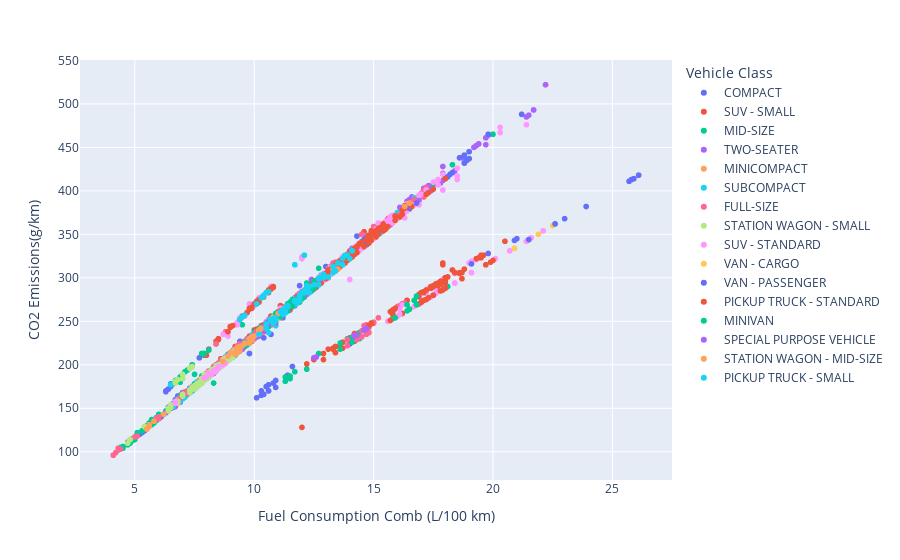

The code cell stored with this chart in its notebook:
### Code cell
# plotly scatter
fig = px.scatter(df_co2,
    x='Fuel Consumption Comb (L/100 km)',
    y='CO2 Emissions(g/km)',
    color='Vehicle Class',
    )
fig.update_layout(legend_x=1.02, legend_y=1)
fig.show()

### Figure 1 — Plotly figure (JSON) as saved in the notebook; plotly's stock layout.template omitted (floating-point values rounded to 4 significant figures; data arrays with more than 128 entries replaced by an {"elided": "..."} marker saying what was removed)
{"data": [{"hovertemplate": "Vehicle Class=COMPACT<br>Fuel Consumption Comb (L/100 km)=%{x}<br>CO2 Emissions(g/km)=%{y}<extra></extra>", "legendgroup": "COMPACT", "marker": {"color": "#636efa", "symbol": "circle"}, "mode": "markers", "name": "COMPACT", "showlegend": true, "type": "scattergl", "x": {"elided": "1022 float values"}, "xaxis": "x", "y": {"elided": "1022 int values"}, "yaxis": "y"}, {"hovertemplate": "Vehicle Class=SUV - SMALL<br>Fuel Consumption Comb (L/100 km)=%{x}<br>CO2 Emissions(g/km)=%{y}<extra></extra>", "legendgroup": "SUV - SMALL", "marker": {"color": "#EF553B", "symbol": "circle"}, "mode": "markers", "name": "SUV - SMALL", "showlegend": true, "type": "scattergl", "x": {"elided": "1217 float values"}, "xaxis": "x", "y": {"elided": "1217 int values"}, "yaxis": "y"}, {"hovertemplate": "Vehicle Class=MID-SIZE<br>Fuel Consumption Comb (L/100 km)=%{x}<br>CO2 Emissions(g/km)=%{y}<extra></extra>", "legendgroup": "MID-SIZE", "marker": {"color": "#00cc96", "symbol": "circle"}, "mode": "markers", "name": "MID-SIZE", "showlegend": true, "type": "scattergl", "x": {"elided": "1133 float values"}, "xaxis": "x", "y": {"elided": "1133 int values"}, "yaxis": "y"}, {"hovertemplate": "Vehicle Class=TWO-SEATER<br>Fuel Consumption Comb (L/100 km)=%{x}<br>CO2 Emissions(g/km)=%{y}<extra></extra>", "legendgroup": "TWO-SEATER", "marker": {"color": "#ab63fa", "symbol": "circle"}, "mode": "markers", "name": "TWO-SEATER", "showlegend": true, "type": "scattergl", "x": {"elided": "460 float values"}, "xaxis": "x", "y": {"elided": "460 int values"}, "yaxis": "y"}, {"hovertemplate": "Vehicle Class=MINICOMPACT<br>Fuel Consumption Comb (L/100 km)=%{x}<br>CO2 Emissions(g/km)=%{y}<extra></extra>", "legendgroup": "MINICOMPACT", "marker": {"color": "#FFA15A", "symbol": "circle"}, "mode": "markers", "name": "MINICOMPACT", "showlegend": true, "type": "scattergl", "x": {"elided": "326 float values"}, "xaxis": "x", "y": {"elided": "326 int values"}, "yaxis": "y"}, {"hovertemplate": "Vehicle Class=SUBCOMPACT<br>Fuel Consumption Comb (L/100 km)=%{x}<br>CO2 Emissions(g/km)=%{y}<extra></extra>", "legendgroup": "SUBCOMPACT", "marker": {"color": "#19d3f3", "symbol": "circle"}, "mode": "markers", "name": "SUBCOMPACT", "showlegend": true, "type": "scattergl", "x": {"elided": "606 float values"}, "xaxis": "x", "y": {"elided": "606 int values"}, "yaxis": "y"}, {"hovertemplate": "Vehicle Class=FULL-SIZE<br>Fuel Consumption Comb (L/100 km)=%{x}<br>CO2 Emissions(g/km)=%{y}<extra></extra>", "legendgroup": "FULL-SIZE", "marker": {"color": "#FF6692", "symbol": "circle"}, "mode": "markers", "name": "FULL-SIZE", "showlegend": true, "type": "scattergl", "x": {"elided": "639 float values"}, "xaxis": "x", "y": {"elided": "639 int values"}, "yaxis": "y"}, {"hovertemplate": "Vehicle Class=STATION WAGON - SMALL<br>Fuel Consumption Comb (L/100 km)=%{x}<br>CO2 Emissions(g/km)=%{y}<extra></extra>", "legendgroup": "STATION WAGON - SMALL", "marker": {"color": "#B6E880", "symbol": "circle"}, "mode": "markers", "name": "STATION WAGON - SMALL", "showlegend": true, "type": "scattergl", "x": {"elided": "252 float values"}, "xaxis": "x", "y": {"elided": "252 int values"}, "yaxis": "y"}, {"hovertemplate": "Vehicle Class=SUV - STANDARD<br>Fuel Consumption Comb (L/100 km)=%{x}<br>CO2 Emissions(g/km)=%{y}<extra></extra>", "legendgroup": "SUV - STANDARD", "marker": {"color": "#FF97FF", "symbol": "circle"}, "mode": "markers", "name": "SUV - STANDARD", "showlegend": true, "type": "scattergl", "x": {"elided": "735 float values"}, "xaxis": "x", "y": {"elided": "735 int values"}, "yaxis": "y"}, {"hovertemplate": "Vehicle Class=VAN - CARGO<br>Fuel Consumption Comb (L/100 km)=%{x}<br>CO2 Emissions(g/km)=%{y}<extra></extra>", "legendgroup": "VAN - CARGO", "marker": {"color": "#FECB52", "symbol": "circle"}, "mode": "markers", "name": "VAN - CARGO", "showlegend": true, "type": "scattergl", "x": [15.1, 15.9, 20.9, 16.5, 21.5, 16.5, 21.5, 16.5, 22.6, 16.2, 21.9, 17.2, 22.5, 15.1, 15.9, 20.9, 16.5, 21.5, 16.5, 21.5, 16.5, 22.6], "xaxis": "x", "y": [347, 366, 334, 380, 344, 380, 344, 380, 362, 373, 350, 396, 360, 347, 366, 334, 380, 344, 380, 344, 380, 362], "yaxis": "y"}, {"hovertemplate": "Vehicle Class=VAN - PASSENGER<br>Fuel Consumption Comb (L/100 km)=%{x}<br>CO2 Emissions(g/km)=%{y}<extra></extra>", "legendgroup": "VAN - PASSENGER", "marker": {"color": "#636efa", "symbol": "circle"}, "mode": "markers", "name": "VAN - PASSENGER", "showlegend": true, "type": "scattergl", "x": [16.5, 21.5, 16.5, 22.6, 18.0, 18.8, 25.7, 18.2, 18.9, 25.8, 16.8, 23.0, 21.2, 18.3, 23.9, 16.5, 21.5, 16.5, 22.6, 18.0, 18.8, 25.7, 18.2, 18.9, 25.8, 18.0, 18.8, 18.8, 25.9, 18.1, 19.0, 19.0, 26.1, 14.7, 14.8, 19.7, 18.0, 18.8, 18.8, 25.9, 18.1, 19.0, 19.0, 26.1, 18.8, 19.8, 14.6, 15.2, 21.0, 18.8, 19.8, 18.6, 19.0, 14.6, 15.1, 20.9, 18.6, 19.0, 14.7, 15.1, 14.7, 15.2, 14.5, 19.1, 15.0, 19.8], "xaxis": "x", "y": [380, 344, 380, 362, 414, 432, 411, 419, 435, 413, 386, 368, 488, 421, 382, 380, 344, 380, 362, 414, 432, 411, 419, 435, 413, 414, 432, 432, 414, 416, 437, 437, 418, 338, 340, 315, 414, 432, 432, 414, 416, 437, 437, 418, 441, 465, 342, 356, 345, 441, 465, 438, 445, 344, 354, 343, 438, 445, 345, 354, 346, 355, 340, 316, 352, 328], "yaxis": "y"}, {"hovertemplate": "Vehicle Class=PICKUP TRUCK - STANDARD<br>Fuel Consumption Comb (L/100 km)=%{x}<br>CO2 Emissions(g/km)=%{y}<extra></extra>", "legendgroup": "PICKUP TRUCK - STANDARD", "marker": {"color": "#EF553B", "symbol": "circle"}, "mode": "markers", "name": "PICKUP TRUCK - STANDARD", "showlegend": true, "type": "scattergl", "x": {"elided": "538 float values"}, "xaxis": "x", "y": {"elided": "538 int values"}, "yaxis": "y"}, {"hovertemplate": "Vehicle Class=MINIVAN<br>Fuel Consumption Comb (L/100 km)=%{x}<br>CO2 Emissions(g/km)=%{y}<extra></extra>", "legendgroup": "MINIVAN", "marker": {"color": "#00cc96", "symbol": "circle"}, "mode": "markers", "name": "MINIVAN", "showlegend": true, "type": "scattergl", "x": [12.0, 16.8, 11.8, 16.5, 10.6, 12.0, 9.7, 9.8, 11.1, 11.4, 15.9, 11.3, 12.4, 12.1, 12.0, 16.8, 11.8, 16.4, 10.6, 11.6, 11.4, 12.5, 9.6, 9.8, 10.5, 11.4, 15.9, 11.4, 12.5, 12.0, 16.8, 11.8, 16.4, 10.6, 11.6, 11.4, 12.5, 9.7, 9.8, 11.4, 12.5, 10.9, 10.6, 11.8, 16.7, 10.7, 11.6, 11.4, 12.5, 9.6, 9.8, 10.9, 11.7, 10.9, 10.6, 11.8, 16.7, 10.7, 10.6, 11.6, 11.4, 12.5, 10.9, 11.7, 10.9, 10.6, 11.8, 16.7, 10.7, 10.6, 11.5, 10.8, 11.7, 10.6, 10.6, 11.8, 10.6, 11.5, 11.0, 11.7], "xaxis": "x", "y": [276, 269, 271, 264, 244, 276, 223, 225, 255, 262, 254, 260, 285, 278, 276, 269, 271, 262, 244, 267, 262, 288, 221, 225, 242, 262, 254, 262, 288, 282, 279, 276, 269, 250, 275, 269, 296, 226, 229, 267, 290, 257, 249, 276, 274, 251, 275, 269, 296, 226, 230, 255, 274, 259, 249, 276, 274, 252, 247, 275, 269, 296, 256, 274, 259, 249, 276, 274, 252, 247, 272, 254, 274, 249, 249, 276, 248, 271, 259, 274], "yaxis": "y"}, {"hovertemplate": "Vehicle Class=SPECIAL PURPOSE VEHICLE<br>Fuel Consumption Comb (L/100 km)=%{x}<br>CO2 Emissions(g/km)=%{y}<extra></extra>", "legendgroup": "SPECIAL PURPOSE VEHICLE", "marker": {"color": "#ab63fa", "symbol": "circle"}, "mode": "markers", "name": "SPECIAL PURPOSE VEHICLE", "showlegend": true, "type": "scattergl", "x": [9.5, 9.9, 10.1, 10.4, 10.2, 12.2, 9.3, 9.4, 9.4, 9.9, 10.2, 10.4, 10.1, 12.2, 9.4, 9.8, 9.4, 9.5, 10.4, 10.4, 14.2, 10.7, 10.7, 14.6, 10.7, 10.7, 14.6, 11.4, 12.7, 10.2, 10.9, 9.4, 9.8, 9.4, 10.4, 14.2, 10.8, 14.7, 12.7, 10.2, 10.5, 9.4, 9.9, 9.3, 10.4, 14.3, 10.7, 14.7, 12.7, 10.7, 11.4, 9.3, 9.9, 9.3, 9.3, 12.6, 10.6, 9.2, 9.2, 12.5, 10.7, 12.7, 10.7, 10.5, 11.4, 9.3, 9.9, 9.3, 12.6, 9.3, 10.6, 9.2, 9.2, 12.5, 10.7, 9.3, 9.9], "xaxis": "x", "y": [218, 228, 232, 239, 235, 281, 214, 216, 216, 228, 235, 239, 232, 281, 216, 225, 220, 223, 243, 243, 233, 252, 252, 240, 252, 252, 240, 268, 298, 233, 248, 220, 231, 220, 244, 234, 253, 242, 298, 240, 248, 220, 232, 218, 244, 234, 251, 241, 298, 251, 268, 218, 232, 219, 219, 209, 247, 214, 214, 208, 251, 297, 251, 248, 268, 218, 232, 219, 209, 219, 247, 214, 214, 208, 251, 218, 232], "yaxis": "y"}, {"hovertemplate": "Vehicle Class=STATION WAGON - MID-SIZE<br>Fuel Consumption Comb (L/100 km)=%{x}<br>CO2 Emissions(g/km)=%{y}<extra></extra>", "legendgroup": "STATION WAGON - MID-SIZE", "marker": {"color": "#FFA15A", "symbol": "circle"}, "mode": "markers", "name": "STATION WAGON - MID-SIZE", "showlegend": true, "type": "scattergl", "x": [9.2, 9.3, 10.5, 13.5, 13.5, 5.5, 9.3, 9.3, 10.8, 13.3, 9.4, 9.8, 9.9, 5.6, 9.0, 9.3, 13.3, 10.8, 9.8, 9.9, 5.6, 8.9, 11.0, 9.8, 9.9, 5.8, 8.7, 9.4, 9.4, 13.3, 9.6, 9.5, 11.1, 9.8, 9.9, 5.8, 9.3, 9.2, 9.6, 10.2, 12.7, 9.6, 10.8, 10.2, 10.3, 16.3, 9.4, 10.0, 12.7, 10.2, 10.3, 16.5, 16.5], "xaxis": "x", "y": [212, 214, 242, 310, 310, 126, 214, 214, 248, 306, 216, 225, 228, 129, 214, 220, 310, 253, 230, 232, 131, 210, 259, 230, 232, 135, 204, 219, 221, 312, 225, 222, 261, 230, 232, 135, 216, 214, 224, 239, 299, 225, 254, 240, 242, 382, 219, 233, 299, 240, 242, 386, 386], "yaxis": "y"}, {"hovertemplate": "Vehicle Class=PICKUP TRUCK - SMALL<br>Fuel Consumption Comb (L/100 km)=%{x}<br>CO2 Emissions(g/km)=%{y}<extra></extra>", "legendgroup": "PICKUP TRUCK - SMALL", "marker": {"color": "#19d3f3", "symbol": "circle"}, "mode": "markers", "name": "PICKUP TRUCK - SMALL", "showlegend": true, "type": "scattergl", "x": {"elided": "159 float values"}, "xaxis": "x", "y": {"elided": "159 int values"}, "yaxis": "y"}], "layout": {"legend": {"title": {"text": "Vehicle Class"}, "tracegroupgap": 0, "x": 1.02, "y": 1}, "margin": {"t": 60}, "xaxis": {"anchor": "y", "domain": [0, 1], "title": {"text": "Fuel Consumption Comb (L/100 km)"}}, "yaxis": {"anchor": "x", "domain": [0, 1], "title": {"text": "CO2 Emissions(g/km)"}}}}
